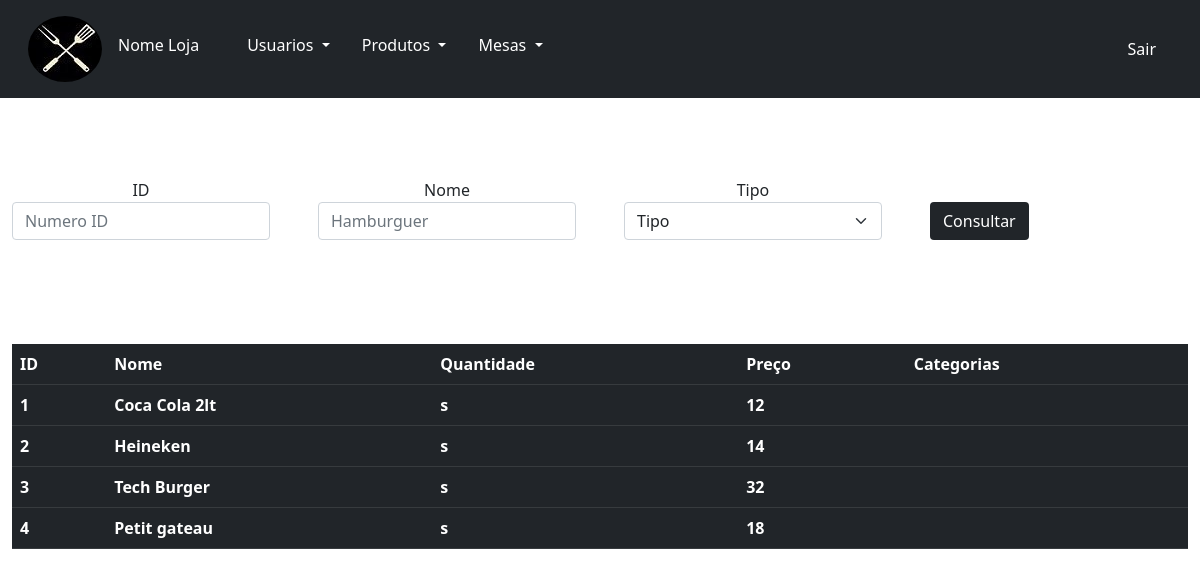
The page /listarProdutos.php on the database its author committed.
### tables this page shows
CREATE TABLE `produtos` (
  `id` int(11) UNSIGNED NOT NULL COMMENT 'ID do produto ',
  `nome` varchar(30) DEFAULT NULL COMMENT 'Nome do produto',
  `qtd` char(1) DEFAULT NULL COMMENT 'Disponibilidade do produto sendo "S" para disponível "N" para indisponível',
  `descricao` text DEFAULT NULL COMMENT 'Breve descrição do produto',
  `preco` int(10) UNSIGNED NOT NULL COMMENT 'Preço do produto',
  `id_categoria` int(10) UNSIGNED NOT NULL COMMENT 'ID da categoria do produto',
  `imagem` varchar(100) NOT NULL
);

### listarProdutos.php (the view, shortened to what this page needs)
<!doctype html>
<html lang="pt-br">
  <head>
    <link href="https://cdn.jsdelivr.net/npm/bootstrap@5.0.2/dist/css/bootstrap.min.css" rel="stylesheet">
  </head>
  <body style="height: 655px;">
    <nav class="p-3 mb-2 bg-dark text-white navbar navbar-expand-lg navbar-light bg-light">
        <div class="container-fluid">
            <img class="rounded-circle" src="../img/logo2.0.jpeg" alt="logo da loja">
          <div class="collapse navbar-collapse" id="navbarSupportedContent">
            <ul class="navbar-nav me-auto mb-2 mb-lg-0">
              <li class="nav-item">
                <a class="p-3 mb-2 bg-dark text-white nav-link active" aria-current="page" href="administrativo.html">Nome Loja</a>
              </li>
              <li class="nav-item">
                <a class="nav-link" href="#"></a>
              </li>
              <li class="nav-item dropdown">
                <a class="p-3 mb-2 bg-dark text-white nav-link dropdown-toggle" href="#" id="navbarDropdown" role="button" data-bs-toggle="dropdown" aria-expanded="false">
                  Usuarios
                </a>
              </li>
              <li class="nav-item dropdown">
                <a class="p-3 mb-2 bg-dark text-white nav-link dropdown-toggle" href="#" id="navbarDropdown" role="button" data-bs-toggle="dropdown" aria-expanded="false">
                  Produtos
                </a>
              </li>
              <li class="nav-item dropdown">
                <a class="p-3 mb-2 bg-dark text-white nav-link dropdown-toggle" href="#" id="navbarDropdown" role="button" data-bs-toggle="dropdown" aria-expanded="false">
                Mesas
                </a>
              </li>
            </ul>
            <ul class="nav">
                <li class="nav-item">
                    <a class="text-white nav-link " href="sair.php" tabindex="-1" >Sair</a>
                  </li>
            </ul>
          </div>
        </div>
      </nav>
<br><br><br>
<form action="#" method="GET">
        <div class="container-fluid d-flex justify-content-center">
            <div class="row gx-5">
                  <div class="col-3 text-center">
                      <label for="iId">ID</label>
                      <input class="form-control " type="text" name="vId" id="iId" placeholder="Numero ID">
                  </div>
                  <div class="col-3 text-center">
                      <label for="iName">Nome</label>
                      <input class="form-control " type="text" name="vName" id="iName" placeholder="Hamburguer">
                  </div>
                  <div class="col-3 text-center">
                      <label for="iTipo">Tipo</label>
                      <select class="form-select" name="vTipo" id="iTipo">
                        <option value="">Tipo</option>
                      </select>
                  </div>
                  <div class="col-3 p-4">
                      <button class="btn bg-dark text-white " href="">Consultar</button>
                  </div>
            <div class="table-responsive">
            <table class='table table-dark' style="margin-top:10vh;">
        <tr>
            <th>ID</th>
            <th>Nome</th>
            <th>Quantidade</th>
            <th>Preço</th>
            <th>Categorias</th>
        </tr>
<?php
$whereId = "";
$whereName = "";
$whereTipo = "";
if(isset($_GET['vName']) or isset($_GET['vId'])){
        include 'php/conexao.php';
        if ($_GET['vId'] != "") {
          $whereId = " AND produtos.id = ".$_GET['vId'];
        }
      if ($_GET['vName'] != "")  {
          $whereName = " AND produtos.nome LIKE '%".$_GET['vName']."%' ";
      }
      if ($_GET['vTipo'] != "") {
          $whereTipo = " AND produtos.id_categoria = ".$_GET['vTipo'];
      }
      $sql = "SELECT * FROM produtos
      INNER JOIN categorias
      ON (categorias.id = produtos.id_categoria)
      WHERE 1 = 1 "
      .$whereId
      .$whereName
      .$whereTipo;
      var_dump($sql);
        $result = mysqli_query($conn, $sql);
        mysqli_close($conn);
        if(mysqli_num_rows($result) > 0){
            $array = [];
            while($row = mysqli_fetch_array($result,MYSQLI_ASSOC)){
            array_push($array,$row);
            }
            foreach($array as $row){
              switch ($row['categorias_id']) {
                case 1:
                    $tipo = "Lanches";
                    break;
                case 2:
                    $tipo = "Porções";
                    break;
                case 3:
                    $tipo = "Sobremesas";
                    break;
                case 4:
                    $tipo = "Bebidas";
                    break;
              }
            echo "<tr>
                    <th>". $row['id'] ."</th>
                    <th>". $row['nome'] ."</th>
                    <th>". $row['qtd'] ."</th>
                    <th>". $row['preco'] ."</th>
                    <th>". $tipo ."</th>
                </tr>";
            }
        }else{
            echo "
            <tr>
                <th>Sem dados</th>
                <th>Sem dados</th>
                <th>Sem dados</th>
                <th>Sem dados</th>
                <th>Sem dados</th>
            </tr>";
        }
      }
   else{
        $sql = "SELECT * FROM produtos;";
        include 'php/conexao.php';
        $result = mysqli_query($conn, $sql);
            if(mysqli_num_rows($result) > 0){
                $array = [];
                while($row = mysqli_fetch_array($result,MYSQLI_ASSOC)){
                array_push($array,$row);
                }
                foreach($array as $row){
                echo "<tr>
                        <th>". $row['id'] ."</th>
                        <th>". $row['nome'] ."</th>
                        <th>". $row['qtd'] ."</th>
                        <th>". $row['preco'] ."</th>
                        <th>". $tipo ."</th>
                    </tr>";
                }
            }
    }
?>
</table>
            </div>
        </div>
</body>
</html>

### rows shown on the page
produtos: id "1", nome "Coca Cola 2lt", qtd "s", preco "12"
produtos: id "2", nome "Heineken", qtd "s", preco "14"
produtos: id "3", nome "Tech Burger", qtd "s", preco "32"
produtos: id "4", nome "Petit gateau", qtd "s", preco "18"
